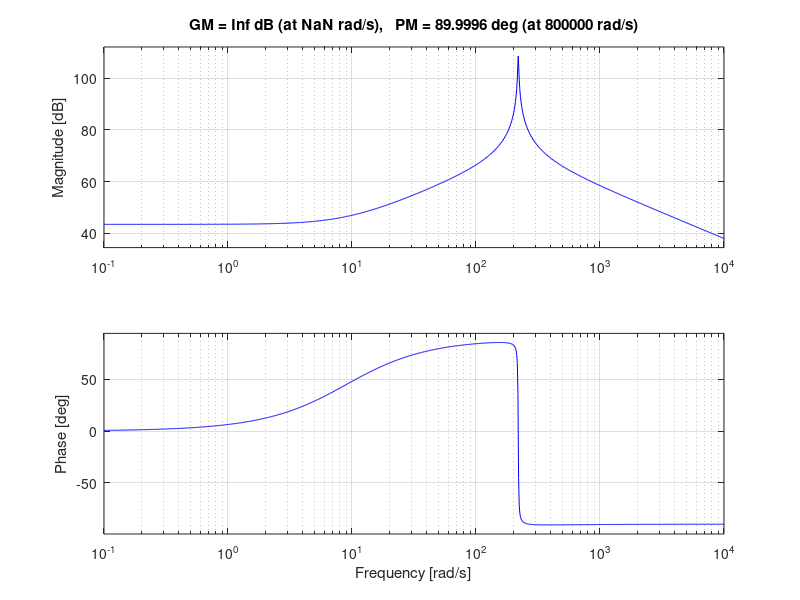
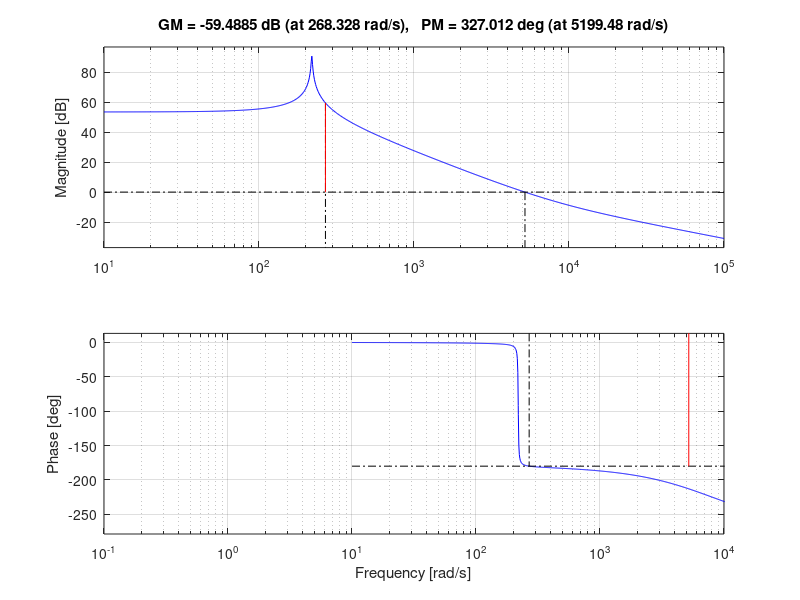
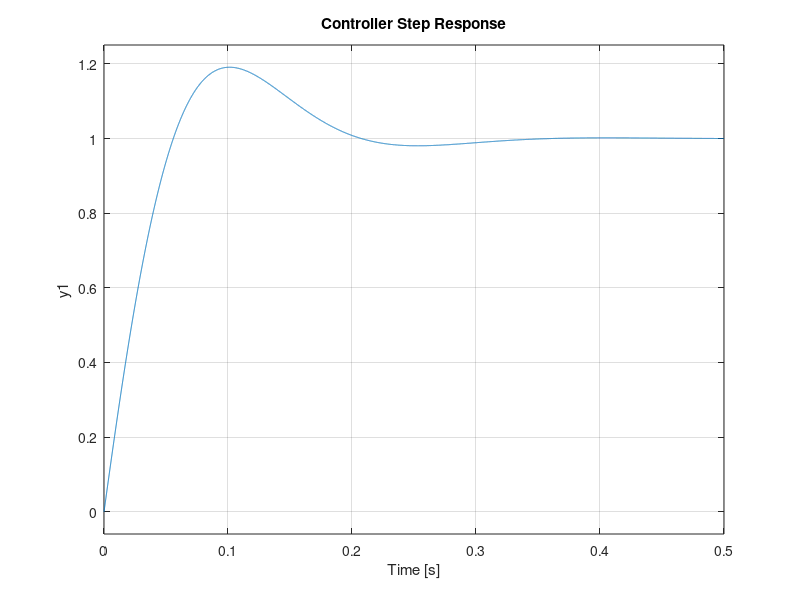

Reproduce these figures in MATLAB, in order.
clear; clc; close all;

Vac_rms = 240;
Vac_peak = Vac_rms * sqrt(2);
f_line = 60;
omega_line = 2*pi*f_line;
V_batt = 400;
I_batt = 36; 

if ~exist('figures', 'dir')
    mkdir('figures');
end

% redefined R as power accross the operating point 
R = V_batt / I_batt; 
P_avg = V_batt * I_batt; 
I_L = (P_avg / Vac_rms) * sqrt(2); 

D = 1 - Vac_peak/V_batt;
D_prime = 1 - D;
L = 500e-6;
C = 30e-3;
fs = 100e3;

s = tf('s');
den_coeff = [L*C, L/R, D_prime^2];
num_i_coeff = [V_batt*C, V_batt/R + D_prime*I_L];
num_v_coeff = [-L*I_L, D_prime*V_batt];

G_i_exact = tf(num_i_coeff, den_coeff);
G_v_exact = tf(num_v_coeff, den_coeff);

figure(1);
margin(G_i_exact);
xlim([10^(-1), 10^4]);
saveas(gcf, "./figures/G_i_plant_margins.png");


figure(2);
margin(G_v_exact);
xlim([10^(-1), 10^4]);
saveas(gcf, "./figures/G_v_plant_margins.png");

omega_n = D_prime / sqrt(L*C);
zeta = 1 / (2*R*C*omega_n);
fn = omega_n / (2*pi);
z_voltage_rhp = num_v_coeff(2)/(-num_v_coeff(1));

fc_i = fs / 20;
omega_c_i = 2*pi*fc_i;
PM_i_target = 60;

[mag_i, phase_i] = bode(G_i_exact, omega_c_i);
mag_plant_i = mag_i;
phase_plant_i = phase_i;

phi_z_needed_i = -90 + PM_i_target - phase_plant_i;
omega_z_i = omega_c_i / tand(phi_z_needed_i);
Kp_i = omega_c_i / (mag_plant_i * sqrt(omega_c_i^2 + omega_z_i^2));
Ki_i = Kp_i * omega_z_i;

C_i = Kp_i + Ki_i/s;
L_i_ol = C_i * G_i_exact;
[Gm_i, Pm_i, ~, wc_i_actual] = margin(L_i_ol);
T_i_cl = feedback(L_i_ol, 1);

K_v = Vac_peak / (2 * V_batt * C);
omega_p_v = 2 / (R * C);
G_v_avg = tf(K_v, [1, omega_p_v]);

fc_v = 5;
omega_c_v = 2*pi*fc_v;
[mag_v, phase_v] = bode(G_v_avg, omega_c_v);
mag_plant_v = mag_v;
phase_plant_v = phase_v;

PM_v_target = 60;
phi_z_needed_v = -90 + PM_v_target - phase_plant_v;
omega_z_v = omega_c_v / tand(phi_z_needed_v);
Kp_v = omega_c_v / (mag_plant_v * sqrt(omega_c_v^2 + omega_z_v^2));
Ki_v = Kp_v * omega_z_v;

C_v = Kp_v + Ki_v/s;
L_v_ol = C_v * G_v_avg;
[Gm_v, Pm_v, ~, wc_v_actual] = margin(L_v_ol);
T_v_cl = feedback(L_v_ol, 1);

fprintf('Inner loop PID:')
fprintf('Kp_i = %.8f, Ki_i = %.8f\n', Kp_i, Ki_i);
fprintf('Outer loop PID')
fprintf('Kp_v = %.8f, Ki_v = %.8f\n', Kp_v, Ki_v);

L_v_nested = C_v * G_v_avg * T_i_cl;
[~, Pm_nested] = margin(L_v_nested);
fprintf('\nNested PM: %.2f degrees\n', Pm_nested);

figure(3);
step(feedback(L_v_nested, 1), 0.5);
title('Controller Step Response');
xlim([0, 0.5]);
grid on;
saveas(gcf, "./figures/Step_resp.png");

% Nested Verification
L_v_nested = C_v * G_v_avg * T_i_cl;
[~, Pm_nested] = margin(L_v_nested);
fprintf('\nNested PM: %.2f degrees\n', Pm_nested);
